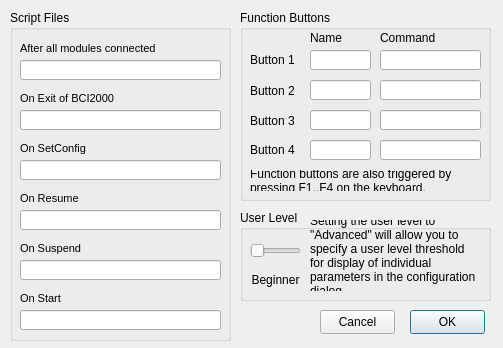
<?xml version="1.0" encoding="UTF-8"?>
<ui version="4.0">
 <class>PrefDialog</class>
 <widget class="QDialog" name="PrefDialog">
  <property name="geometry">
   <rect>
    <x>0</x>
    <y>0</y>
    <width>503</width>
    <height>348</height>
   </rect>
  </property>
  <property name="minimumSize">
   <size>
    <width>503</width>
    <height>348</height>
   </size>
  </property>
  <property name="maximumSize">
   <size>
    <width>503</width>
    <height>348</height>
   </size>
  </property>
  <property name="windowTitle">
   <string>Preferences</string>
  </property>
  <property name="locale">
   <locale language="English" country="UnitedStates"/>
  </property>
  <widget class="QGroupBox" name="groupBox">
   <property name="geometry">
    <rect>
     <x>10</x>
     <y>10</y>
     <width>221</width>
     <height>331</height>
    </rect>
   </property>
   <property name="title">
    <string>Script Files</string>
   </property>
   <widget class="QLabel" name="label_3">
    <property name="geometry">
     <rect>
      <x>10</x>
      <y>30</y>
      <width>141</width>
      <height>16</height>
     </rect>
    </property>
    <property name="font">
     <font>
      <pointsize>8</pointsize>
      <weight>50</weight>
      <bold>false</bold>
     </font>
    </property>
    <property name="text">
     <string>After all modules connected</string>
    </property>
   </widget>
   <widget class="QLineEdit" name="edit_OnConnect">
    <property name="geometry">
     <rect>
      <x>10</x>
      <y>50</y>
      <width>201</width>
      <height>20</height>
     </rect>
    </property>
    <property name="font">
     <font>
      <pointsize>8</pointsize>
      <weight>50</weight>
      <bold>false</bold>
     </font>
    </property>
   </widget>
   <widget class="QLineEdit" name="edit_OnExit">
    <property name="geometry">
     <rect>
      <x>10</x>
      <y>100</y>
      <width>201</width>
      <height>20</height>
     </rect>
    </property>
    <property name="font">
     <font>
      <pointsize>8</pointsize>
      <weight>50</weight>
      <bold>false</bold>
     </font>
    </property>
   </widget>
   <widget class="QLabel" name="label_4">
    <property name="geometry">
     <rect>
      <x>10</x>
      <y>80</y>
      <width>131</width>
      <height>16</height>
     </rect>
    </property>
    <property name="font">
     <font>
      <pointsize>8</pointsize>
      <weight>50</weight>
      <bold>false</bold>
     </font>
    </property>
    <property name="text">
     <string>On Exit of BCI2000</string>
    </property>
   </widget>
   <widget class="QLineEdit" name="edit_OnSetConfig">
    <property name="geometry">
     <rect>
      <x>10</x>
      <y>150</y>
      <width>201</width>
      <height>20</height>
     </rect>
    </property>
    <property name="font">
     <font>
      <pointsize>8</pointsize>
      <weight>50</weight>
      <bold>false</bold>
     </font>
    </property>
   </widget>
   <widget class="QLabel" name="label_5">
    <property name="geometry">
     <rect>
      <x>10</x>
      <y>130</y>
      <width>131</width>
      <height>16</height>
     </rect>
    </property>
    <property name="font">
     <font>
      <pointsize>8</pointsize>
      <weight>50</weight>
      <bold>false</bold>
     </font>
    </property>
    <property name="text">
     <string>On SetConfig</string>
    </property>
   </widget>
   <widget class="QLineEdit" name="edit_OnResume">
    <property name="geometry">
     <rect>
      <x>10</x>
      <y>200</y>
      <width>201</width>
      <height>20</height>
     </rect>
    </property>
    <property name="font">
     <font>
      <pointsize>8</pointsize>
      <weight>50</weight>
      <bold>false</bold>
     </font>
    </property>
   </widget>
   <widget class="QLabel" name="label_6">
    <property name="geometry">
     <rect>
      <x>10</x>
      <y>180</y>
      <width>131</width>
      <height>16</height>
     </rect>
    </property>
    <property name="font">
     <font>
      <pointsize>8</pointsize>
      <weight>50</weight>
      <bold>false</bold>
     </font>
    </property>
    <property name="text">
     <string>On Resume</string>
    </property>
   </widget>
   <widget class="QLineEdit" name="edit_OnSuspend">
    <property name="geometry">
     <rect>
      <x>10</x>
      <y>250</y>
      <width>201</width>
      <height>20</height>
     </rect>
    </property>
    <property name="font">
     <font>
      <pointsize>8</pointsize>
      <weight>50</weight>
      <bold>false</bold>
     </font>
    </property>
   </widget>
   <widget class="QLabel" name="label_13">
    <property name="geometry">
     <rect>
      <x>10</x>
      <y>230</y>
      <width>131</width>
      <height>16</height>
     </rect>
    </property>
    <property name="font">
     <font>
      <pointsize>8</pointsize>
      <weight>50</weight>
      <bold>false</bold>
     </font>
    </property>
    <property name="text">
     <string>On Suspend</string>
    </property>
   </widget>
   <widget class="QLineEdit" name="edit_OnStart">
    <property name="geometry">
     <rect>
      <x>10</x>
      <y>300</y>
      <width>201</width>
      <height>20</height>
     </rect>
    </property>
    <property name="font">
     <font>
      <pointsize>8</pointsize>
      <weight>50</weight>
      <bold>false</bold>
     </font>
    </property>
   </widget>
   <widget class="QLabel" name="label_14">
    <property name="geometry">
     <rect>
      <x>10</x>
      <y>280</y>
      <width>131</width>
      <height>16</height>
     </rect>
    </property>
    <property name="font">
     <font>
      <pointsize>8</pointsize>
      <weight>50</weight>
      <bold>false</bold>
     </font>
    </property>
    <property name="text">
     <string>On Start</string>
    </property>
   </widget>
  </widget>
  <widget class="QPushButton" name="okButton">
   <property name="geometry">
    <rect>
     <x>410</x>
     <y>310</y>
     <width>75</width>
     <height>24</height>
    </rect>
   </property>
   <property name="text">
    <string>OK</string>
   </property>
   <property name="autoDefault">
    <bool>false</bool>
   </property>
   <property name="default">
    <bool>true</bool>
   </property>
  </widget>
  <widget class="QGroupBox" name="groupBox_3">
   <property name="geometry">
    <rect>
     <x>240</x>
     <y>10</y>
     <width>251</width>
     <height>191</height>
    </rect>
   </property>
   <property name="title">
    <string>Function Buttons</string>
   </property>
   <widget class="QLabel" name="label_7">
    <property name="geometry">
     <rect>
      <x>10</x>
      <y>42</y>
      <width>61</width>
      <height>16</height>
     </rect>
    </property>
    <property name="text">
     <string>Button 1</string>
    </property>
   </widget>
   <widget class="QLabel" name="label_8">
    <property name="geometry">
     <rect>
      <x>10</x>
      <y>70</y>
      <width>61</width>
      <height>21</height>
     </rect>
    </property>
    <property name="text">
     <string>Button 2</string>
    </property>
   </widget>
   <widget class="QLabel" name="label_10">
    <property name="geometry">
     <rect>
      <x>10</x>
      <y>130</y>
      <width>61</width>
      <height>20</height>
     </rect>
    </property>
    <property name="text">
     <string>Button 4</string>
    </property>
   </widget>
   <widget class="QLabel" name="label_11">
    <property name="geometry">
     <rect>
      <x>70</x>
      <y>20</y>
      <width>41</width>
      <height>16</height>
     </rect>
    </property>
    <property name="text">
     <string>Name</string>
    </property>
   </widget>
   <widget class="QLabel" name="label_12">
    <property name="geometry">
     <rect>
      <x>140</x>
      <y>20</y>
      <width>71</width>
      <height>16</height>
     </rect>
    </property>
    <property name="text">
     <string>Command</string>
    </property>
   </widget>
   <widget class="QLineEdit" name="edit_NameBtn1">
    <property name="geometry">
     <rect>
      <x>70</x>
      <y>40</y>
      <width>61</width>
      <height>20</height>
     </rect>
    </property>
    <property name="font">
     <font>
      <pointsize>8</pointsize>
      <weight>50</weight>
      <bold>false</bold>
     </font>
    </property>
   </widget>
   <widget class="QLineEdit" name="edit_CmdBtn1">
    <property name="geometry">
     <rect>
      <x>140</x>
      <y>40</y>
      <width>101</width>
      <height>20</height>
     </rect>
    </property>
    <property name="font">
     <font>
      <pointsize>8</pointsize>
      <weight>50</weight>
      <bold>false</bold>
     </font>
    </property>
   </widget>
   <widget class="QLineEdit" name="edit_CmdBtn2">
    <property name="geometry">
     <rect>
      <x>140</x>
      <y>70</y>
      <width>101</width>
      <height>20</height>
     </rect>
    </property>
    <property name="font">
     <font>
      <pointsize>8</pointsize>
      <weight>50</weight>
      <bold>false</bold>
     </font>
    </property>
   </widget>
   <widget class="QLineEdit" name="edit_NameBtn2">
    <property name="geometry">
     <rect>
      <x>70</x>
      <y>70</y>
      <width>61</width>
      <height>20</height>
     </rect>
    </property>
    <property name="font">
     <font>
      <pointsize>8</pointsize>
      <weight>50</weight>
      <bold>false</bold>
     </font>
    </property>
   </widget>
   <widget class="QLineEdit" name="edit_CmdBtn3">
    <property name="geometry">
     <rect>
      <x>140</x>
      <y>100</y>
      <width>101</width>
      <height>20</height>
     </rect>
    </property>
    <property name="font">
     <font>
      <pointsize>8</pointsize>
      <weight>50</weight>
      <bold>false</bold>
     </font>
    </property>
   </widget>
   <widget class="QLineEdit" name="edit_NameBtn3">
    <property name="geometry">
     <rect>
      <x>70</x>
      <y>100</y>
      <width>61</width>
      <height>20</height>
     </rect>
    </property>
    <property name="font">
     <font>
      <pointsize>8</pointsize>
      <weight>50</weight>
      <bold>false</bold>
     </font>
    </property>
   </widget>
   <widget class="QLineEdit" name="edit_CmdBtn4">
    <property name="geometry">
     <rect>
      <x>140</x>
      <y>130</y>
      <width>101</width>
      <height>20</height>
     </rect>
    </property>
    <property name="font">
     <font>
      <pointsize>8</pointsize>
      <weight>50</weight>
      <bold>false</bold>
     </font>
    </property>
   </widget>
   <widget class="QLineEdit" name="edit_NameBtn4">
    <property name="geometry">
     <rect>
      <x>70</x>
      <y>130</y>
      <width>61</width>
      <height>20</height>
     </rect>
    </property>
    <property name="font">
     <font>
      <pointsize>8</pointsize>
      <weight>50</weight>
      <bold>false</bold>
     </font>
    </property>
   </widget>
   <widget class="QLabel" name="label_9">
    <property name="geometry">
     <rect>
      <x>10</x>
      <y>100</y>
      <width>61</width>
      <height>21</height>
     </rect>
    </property>
    <property name="text">
     <string>Button 3</string>
    </property>
   </widget>
   <widget class="QLabel" name="label_2">
    <property name="geometry">
     <rect>
      <x>10</x>
      <y>160</y>
      <width>231</width>
      <height>21</height>
     </rect>
    </property>
    <property name="text">
     <string>Function buttons are also triggered by pressing F1..F4 on the keyboard.</string>
    </property>
    <property name="wordWrap">
     <bool>true</bool>
    </property>
   </widget>
  </widget>
  <widget class="QPushButton" name="cancelButton">
   <property name="geometry">
    <rect>
     <x>320</x>
     <y>310</y>
     <width>75</width>
     <height>24</height>
    </rect>
   </property>
   <property name="text">
    <string>Cancel</string>
   </property>
   <property name="autoDefault">
    <bool>false</bool>
   </property>
   <property name="default">
    <bool>false</bool>
   </property>
  </widget>
  <widget class="QGroupBox" name="groupBox_2">
   <property name="geometry">
    <rect>
     <x>240</x>
     <y>210</y>
     <width>251</width>
     <height>91</height>
    </rect>
   </property>
   <property name="title">
    <string>User Level</string>
   </property>
   <widget class="QSlider" name="slider_UserLevel">
    <property name="geometry">
     <rect>
      <x>10</x>
      <y>30</y>
      <width>51</width>
      <height>21</height>
     </rect>
    </property>
    <property name="minimum">
     <number>1</number>
    </property>
    <property name="maximum">
     <number>3</number>
    </property>
    <property name="pageStep">
     <number>2</number>
    </property>
    <property name="orientation">
     <enum>Qt::Horizontal</enum>
    </property>
   </widget>
   <widget class="QLabel" name="label_UserLevel">
    <property name="geometry">
     <rect>
      <x>0</x>
      <y>60</y>
      <width>71</width>
      <height>20</height>
     </rect>
    </property>
    <property name="text">
     <string>Beginner</string>
    </property>
    <property name="alignment">
     <set>Qt::AlignCenter</set>
    </property>
   </widget>
   <widget class="QLabel" name="label">
    <property name="geometry">
     <rect>
      <x>70</x>
      <y>10</y>
      <width>171</width>
      <height>71</height>
     </rect>
    </property>
    <property name="text">
     <string>Setting the user level to &quot;Advanced&quot; will allow you to specify a user level threshold for display of individual parameters in the configuration dialog.</string>
    </property>
    <property name="wordWrap">
     <bool>true</bool>
    </property>
   </widget>
  </widget>
 </widget>
 <tabstops>
  <tabstop>edit_OnConnect</tabstop>
  <tabstop>edit_OnExit</tabstop>
  <tabstop>edit_OnSetConfig</tabstop>
  <tabstop>edit_OnResume</tabstop>
  <tabstop>edit_OnSuspend</tabstop>
  <tabstop>edit_OnStart</tabstop>
  <tabstop>edit_NameBtn1</tabstop>
  <tabstop>edit_CmdBtn1</tabstop>
  <tabstop>edit_NameBtn2</tabstop>
  <tabstop>edit_CmdBtn2</tabstop>
  <tabstop>edit_NameBtn3</tabstop>
  <tabstop>edit_CmdBtn3</tabstop>
  <tabstop>edit_NameBtn4</tabstop>
  <tabstop>edit_CmdBtn4</tabstop>
  <tabstop>slider_UserLevel</tabstop>
  <tabstop>okButton</tabstop>
 </tabstops>
 <resources/>
 <connections/>
</ui>
